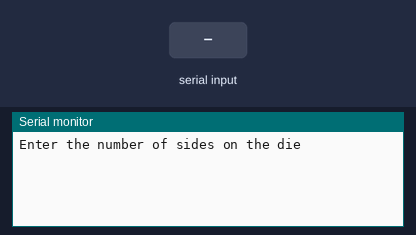
The sketch below on a simulated Arduino Uno, built with avr-gcc and run on an emulated ATmega328P. Shown: the last lines printed to the serial monitor. Inputs (shaded band) come from the test bench. Random numbers use the default seed unless the sketch sets one.

Above: at 1.2 s.
1.3 s: "90,45\n" received over Serial
At 2.8 s:
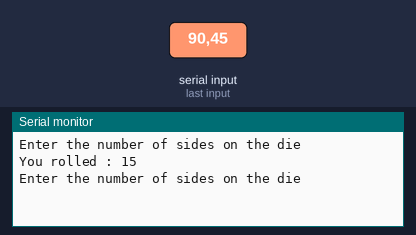
3.8 s: "30,150\n" received over Serial
At 6.0 s:
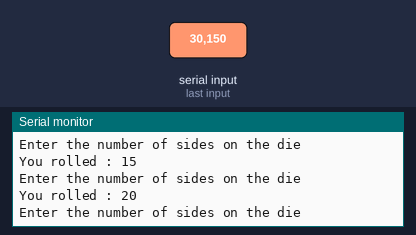

The sketch:

sketch_jul19a.ino
```cpp
void setup() {
  // put your setup code here, to run once:
   Serial.begin(9600);

   // seed our random number generator
   randomSeed(analogRead(A0));
}

void loop() {
  String str;
  int num;

  Serial.println("Enter the number of sides on the die");
  while(str.equals("")){
    str =Serial.readString();
  }

  // convert input string into number
  num = str.toInt();

  // only roll the die if we have a positive number

  if ( num > 0){
    num = random(1, num+1);
    Serial.print("You rolled : ");
    Serial.println(num);

  }

}
```

Measured:
- after the input at 1.3 s, the serial monitor: prints a new line after 1.0 s (image 1)
- after the input at 3.8 s, the serial monitor: prints a new line after 1.0 s (image 2)
